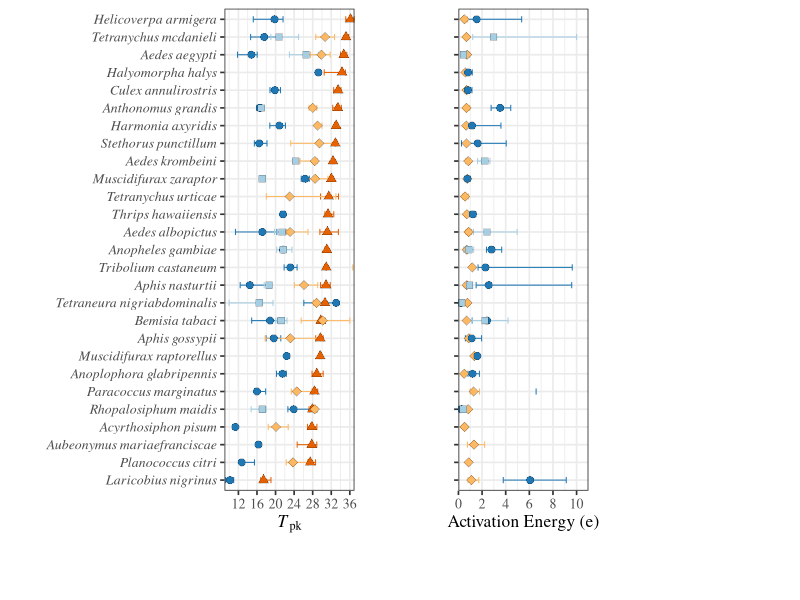
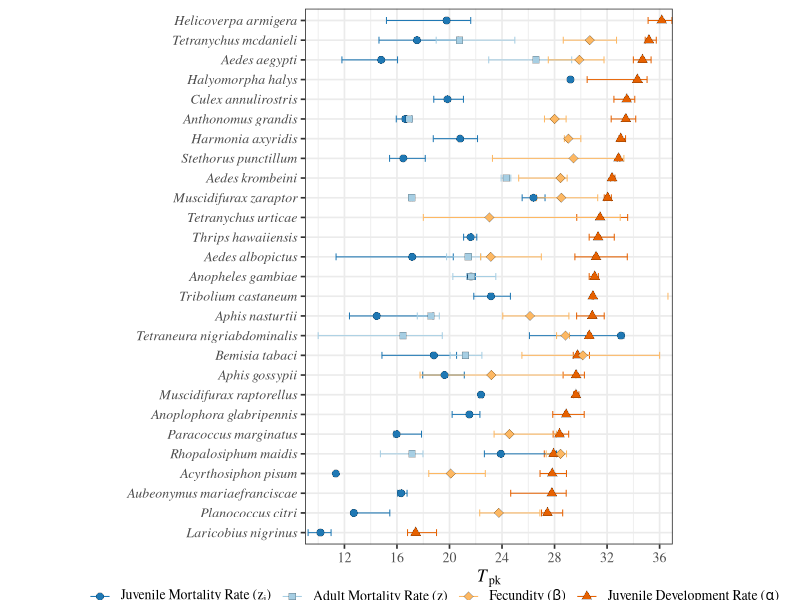
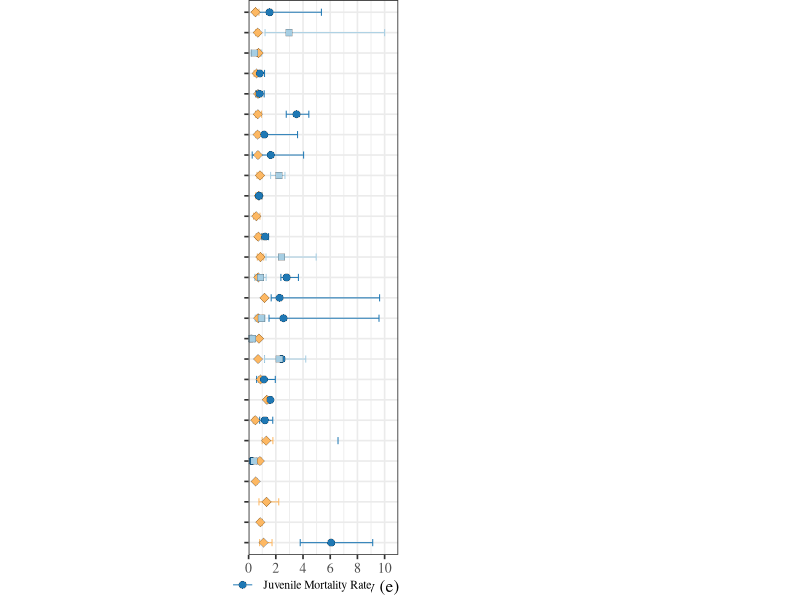
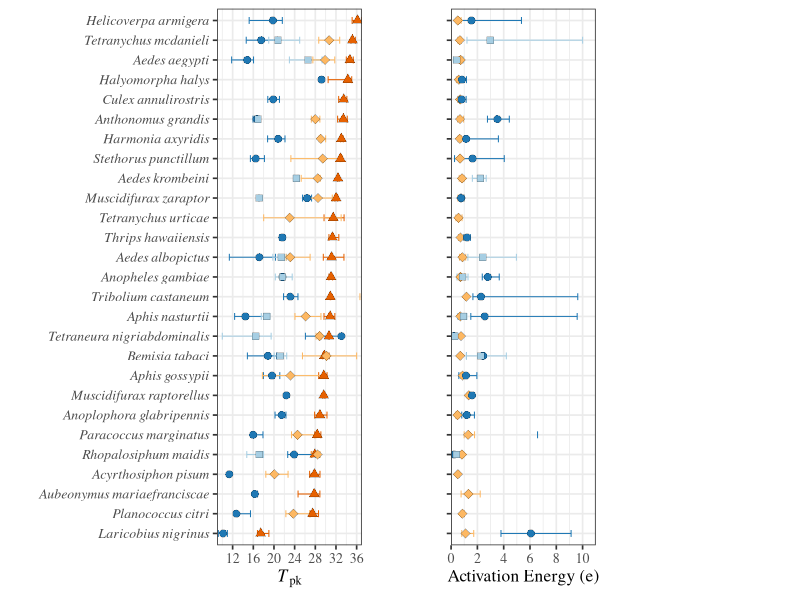

The R script that drew these images, in order: (Note: this script raises an error after producing the figures.)
#%%%%%%%%%%%%%%%%%%%%%%%%%%%%%%%%%%%%%%%%%%%%%%%%%%#
#              Mismatch figures                    #
#%%%%%%%%%%%%%%%%%%%%%%%%%%%%%%%%%%%%%%%%%%%%%%%%%%#

require('tidyverse')
require('data.table')
require('car')
require('grDevices')
require('Cairo')
require('ggplot2')
require('ggpubr')
require('patchwork')
require('cowplot')


rm(list=ls())
graphics.off()

#Topt mismatch

alpha  <- as_tibble(read.csv('alpha_Tpks_AllParams.csv', header = TRUE))
# alpha  <- alpha %>% filter(X <= 38)
zj     <- as_tibble(read.csv('zj_Tpks_AllParams.csv', header = TRUE))
z      <- as_tibble(read.csv('z_Tpks_AllParams.csv', header = TRUE))
bpk    <- as_tibble(read.csv('bpk_Tpks_AllParams.csv', header = TRUE))

topt  <- rbind(alpha,zj,z,bpk)
toptz <- subset(topt, topt$param=="topt")
# toptz <- rename(toptz, trait=Trait)  

toptz$species <- as.factor(toptz$species)
toptz$trait   <- as.factor(toptz$trait)

levels(toptz$species)

toptz$trait <- fct_relevel(toptz$trait, "juvenile mortality rate")

toptz <- toptz %>% filter(param!= "rmax")

SpCount <- table(toptz$species)
RmSp <- names(SpCount)[which(SpCount==1)]

toptz <- filter(toptz, !(species %in% RmSp))


#order by developement alpha
alp <- subset(toptz, toptz$trait=="juvenile development rate")
SPorder <- alp$species[order(alp$estimate)]
toptz$species <- as.character(toptz$species)
toptz$species <- factor(toptz$species, levels=SPorder)


# All traits

fig5a <- ggplot(toptz, aes(estimate, species, shape=trait, colour=trait,fill=trait)) +
  geom_errorbar(aes(xmin = conf_lower, xmax = conf_upper),width=0.35,size=0.35) +
  geom_point(size = 2.5, col="#000000",stroke=0.1)+
  theme_bw(base_size = 12.5) +
  theme(axis.title.y = element_blank())+
  scale_x_continuous(expression(plain(paste("", italic(T)[pk]))),
                     limits =c(9,37),
                     expand = c(0, 0),
                     breaks=seq(12,36, by=4))+
  scale_fill_manual(labels = c(expression(plain(paste("Juvenile Mortality Rate (",z[j],")"))),
                               expression(plain(paste("Adult Mortality Rate (",z,")"))),
                               expression(plain(paste("Fecundity (",beta,")"))),
                               expression(plain(paste("Juvenile Development Rate (",alpha,")")))),
                    values = c("#1f78b4","#a6cee3","#fdb863","#e66101"),
                    name=expression(bold("")),
                    guide = guide_legend(nrow = 1,ncol =4,
                                         direction = "vertical",
                                         title.position = "top",
                                         title.hjust=0.5))+
  scale_colour_manual(labels = c(expression(plain(paste("Juvenile Mortality Rate (",z[j],")"))),
                                 expression(plain(paste("Adult Mortality Rate (",z,")"))),
                                 expression(plain(paste("Fecundity (",beta,")"))),
                                 expression(plain(paste("Juvenile Development Rate (",alpha,")")))),
                      values = c("#1f78b4","#a6cee3","#fdb863","#e66101"),
                      name=expression(bold("")),
                      guide = guide_legend(nrow=1,ncol=4,
                                           direction = "vertical",
                                           title.position = "top",
                                           title.hjust=0.5))+
  scale_shape_manual(labels = c(expression(plain(paste("Juvenile Mortality Rate (",z[j],")"))),
                                expression(plain(paste("Adult Mortality Rate (",z,")"))),
                                expression(plain(paste("Fecundity (",beta,")"))),
                                expression(plain(paste("Juvenile Development Rate (",alpha,")")))),
                     values = c(21,22,23,24),
                     name=expression(bold("")),
                     guide = guide_legend(nrow = 1,ncol =4,
                                          direction = "vertical",
                                          title.position = "top",
                                          title.hjust=0.5))+
  theme(legend.position = c(0.35,-0.1),legend.text = element_text(size = 10),
        axis.text.y = element_text(face = 'italic'))+
  theme(text=element_text(family="Times"))+
  theme(legend.margin=margin(t = -0.4, unit='cm'))+
  coord_fixed(ratio = 1.5)

# fig5a


###e mismatch ###
topte <- filter(topt, param =="e" )
topte <- mutate(topte, trait = case_when(trait =="adult mortality rate" ~ "Adult Mortality Rate",
                                         trait == "fecundity" ~ "Peak Fecundity",
                                         trait == "juvenile development rate" ~ "Development Rate",
                                         trait == "juvenile mortality rate" ~ "Juvenile Mortality Rate"))

TraitLevel <- c("Juvenile Mortality Rate", "Adult Mortality Rate","Peak Fecundity","Development Rate" )
topte$trait <- as.character(topte$trait)
topte$trait <- factor(topte$trait, levels = TraitLevel)
topte$species <- as.character(topte$species)
topte$species <- factor(topte$species, levels=SPorder)
topte <- na.omit(topte)


##remove species with 1 trait
SpCount <- table(topte$species)
# RmSp <- names(SpCount)[which(SpCount==1)]
# topte <- filter(topte, !(species %in% RmSp))


fig5b <- ggplot(topte, aes(estimate, species, shape=trait, colour=trait,fill=trait)) +
  geom_errorbar(aes(xmin = conf_lower, xmax = conf_upper),width=0.35,size=0.35) +
  geom_point(size = 2.5, col="#000000",stroke=0.1)+
  theme_bw(base_size = 12.5) +
  theme(axis.title.y = element_blank())+
  scale_x_continuous(expression(plain(paste("Activation Energy (",e,")"))),
                     limits =c(0,11),
                     expand = c(0, 0),
                     breaks=seq(-20,36, by=2))+
  scale_fill_manual(values = c("#1f78b4","#a6cee3","#fdb863","#e66101"),
                    name=expression(bold("")))+
  scale_colour_manual(values = c("#1f78b4","#a6cee3","#fdb863","#e66101"),
                      name=expression(bold("")),
                      guide = guide_legend(nrow=1,ncol=4,
                                           direction = "vertical",
                                           title.position = "top",
                                           title.hjust=0.5))+
  scale_shape_manual(values = c(21,22,23,24),
                     name=expression(bold("")),
                     guide = guide_legend(nrow = 1,ncol =4,
                                          direction = "vertical",
                                          title.position = "top",
                                          title.hjust=0.5))+
  theme(legend.position = c(0.35,-0.1),legend.text = element_text(size = 8.5),
        axis.text.y = element_text(face = 'italic'))+
  theme(text=element_text(family="Times"))+
  theme(legend.margin=margin(t = -0.4, unit='cm'))+
  theme(axis.text.y=element_blank())+
  theme(plot.margin=margin(l=-4,unit="cm"))+
  coord_fixed(ratio = 1.5)

# fig5b

plotMain <- plot_grid(fig5a+theme(legend.position="none")
                  ,fig5b+theme(legend.position="none")
                  , ncol=2, align="h")
legend <- get_legend(fig5a+theme(legend.position = "bottom"))

#custom legend for fig1
# legend <- get_legend(fig5a+theme(legend.position = "bottom")
#                      +guides(fill=guide_legend(nrow=2,byrow=TRUE),
#                              colour=guide_legend(nrow=2,byrow=TRUE),
#                              shape=guide_legend(nrow=2,byrow=TRUE)))
# save(legend, file="../results/legend.rda")

fig5 <- plot_grid(plotMain, legend, ncol = 1, rel_heights = c(1, 0.1))

# 
save_plot(fig5, file="../results/Fig5.pdf",
          base_height=15,base_asp=1.5, units="cm")
